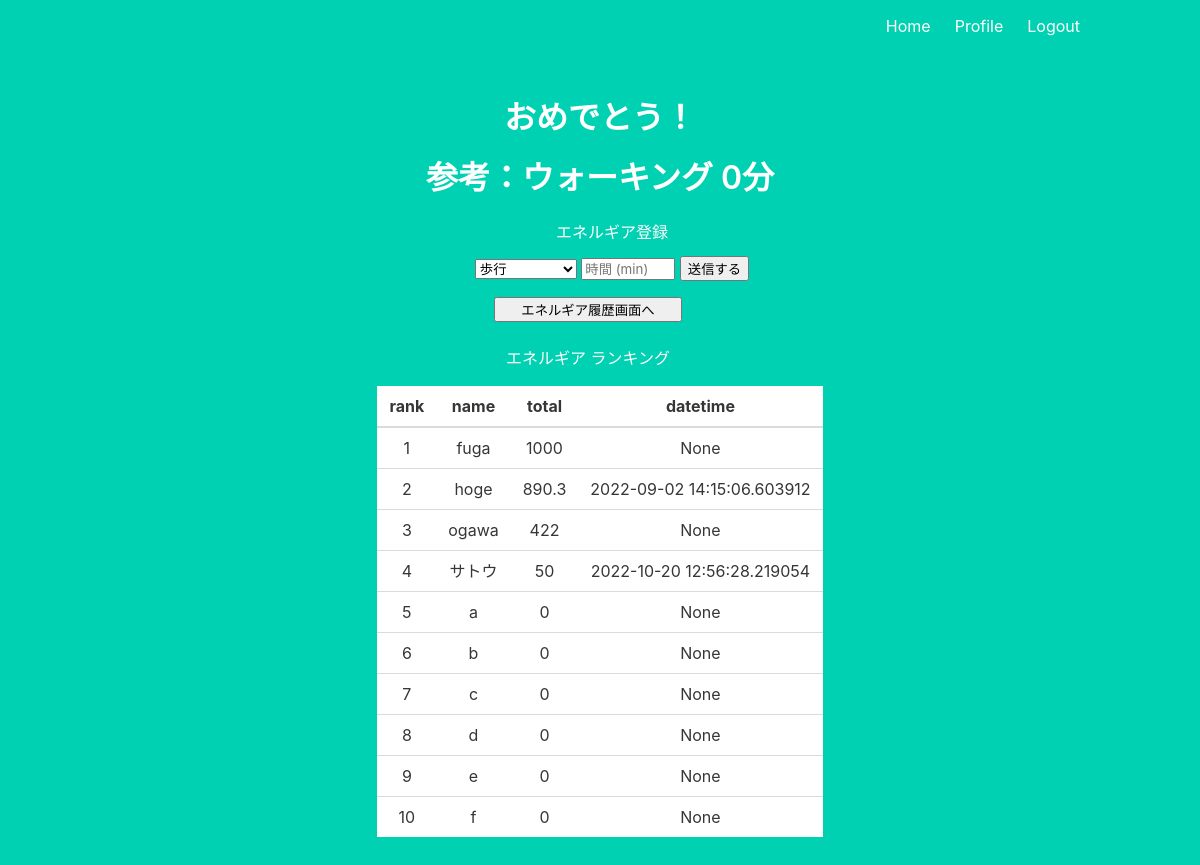
Screenshot of /home (signed in) with the database file from the repository.
### app.py (models this page shows)
class User(UserMixin, db.Model):
    id = db.Column(db.Integer, primary_key=True) # primary keys are required by SQLAlchemy
    email = db.Column(db.String(100), unique=True)
    password = db.Column(db.String(100))
    name = db.Column(db.String(1000))
    height = db.Column(db.Integer, default=170)
    weight = db.Column(db.Integer, default=60)
    total_energia = db.Column(db.Integer, default=0)
    ave_energia = db.Column(db.Integer, default=0)
    last_up_date = db.Column(db.DateTime)
    histories = db.relationship('History', backref='user', lazy=True)
    last_up_date = db.Column(db.DateTime)

### app.py (the view)
@app.route('/home')
@login_required
def home():
    users = User.query.order_by(desc(User.total_energia)).limit(10)
    user = db.session.query(User).filter(User.id==current_user.id).first()
    user_his = db.session.query(History).filter(History.users_id==current_user.id and History.date == date.today()).all()
    today_ene = 0
    if user_his != None:
        for his_topic in user_his:
            today_ene += his_topic.energia
    if user.ave_energia != None:
        remain_ene = user.ave_energia - today_ene
    else:
        remain_ene = 0
    if remain_ene <=0:
        msg="おめでとう！"
    else:
        msg="今日の残りエネルギア" + str(remain_ene)
    remain_time = int( remain_ene / (3 * user.weight * 1.05) * 60 )
    return render_template('home.html', users=users, msg=msg, remain_time=remain_time)

### app.py (called while the page is built)
@login_manager.user_loader
def load_user(user_id):
    return User.query.get(int(user_id))

### templates/home.html (shortened to what this page needs)
{% extends "base.html" %}
{% block content %}
<h1 class="title">{{ msg }}</h1>
<h1 class="title">参考：ウォーキング {{ remain_time }}分</h1>
<div class="flex">
    <div class="my-4 ml-5">
        <h1 class="my-3 mr-0">エネルギア登録</h1>
        <form  method="POST">
            <select name="mets">
                <option value="3">歩行</option>
            </select>
            <input type="number"  placeholder="時間 (min)" name='time' min="1" max="1440"></input>
            <button type="submit">送信する</button>
        </form>
    </div>
    <div class="text-right mr-5">
        <form action="/history" method="GET">
            <button class="btn btn-primary" style="width: 5cm;">エネルギア履歴画面へ</button>
        </form>
    </div>
</div>
<div class="my-5 ml-5 mr-5">
    <h1 class="my-4 ml-0 mr-5">エネルギア ランキング</h1>
    <table class="table table-striped" align="center">
        <thead>
            <tr>
                <th>rank</th>
                <th>name</th>
                <th>total</th>
                <th>datetime</th>
            </tr>
        </thead>
        <tbody>
            {% for user in users:%}
            <tr>
                <td>{{ loop.index }}</td>
                <td>{{ user.name }}</td>
                <td>{{ user.total_energia }}</td>
                <td>{{ user.last_up_date }}</td>
            </tr>
            {% endfor %}
        </tbody>
    </table>
</div>
{% endblock %}

### rows the page displays
User: name "fuga", total_energia "1000", last_up_date "None"
User: name "hoge", total_energia "890.3", last_up_date "2022-09-02 14:15:06.603912"
User: name "ogawa", total_energia "422", last_up_date "None"
User: name "サトウ", total_energia "50", last_up_date "2022-10-20 12:56:28.219054"
User: name "a", total_energia "0", last_up_date "None"
User: name "b", total_energia "0", last_up_date "None"
User: name "c", total_energia "0", last_up_date "None"
User: name "d", total_energia "0", last_up_date "None"
User: name "e", total_energia "0", last_up_date "None"
User: name "f", total_energia "0", last_up_date "None"

### other values shown
{{ msg }} "おめでとう！"
{{ remain_time }} "0"
